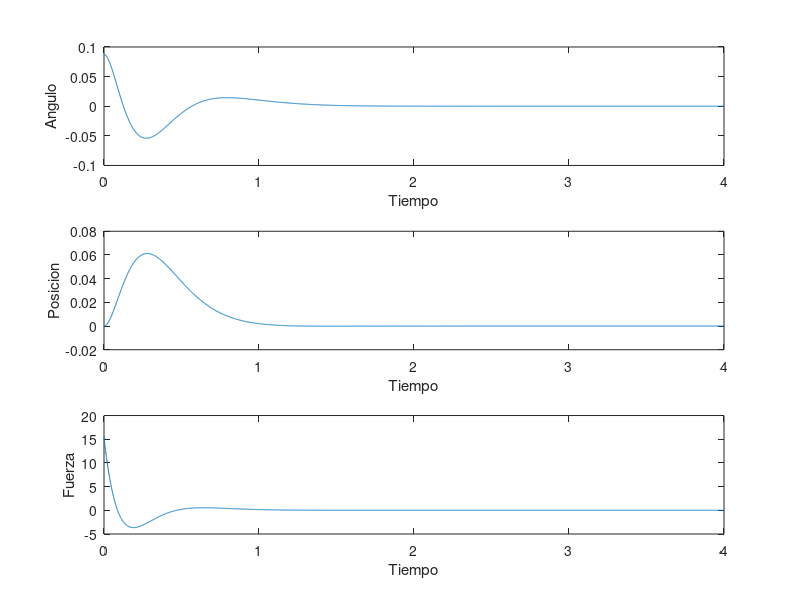
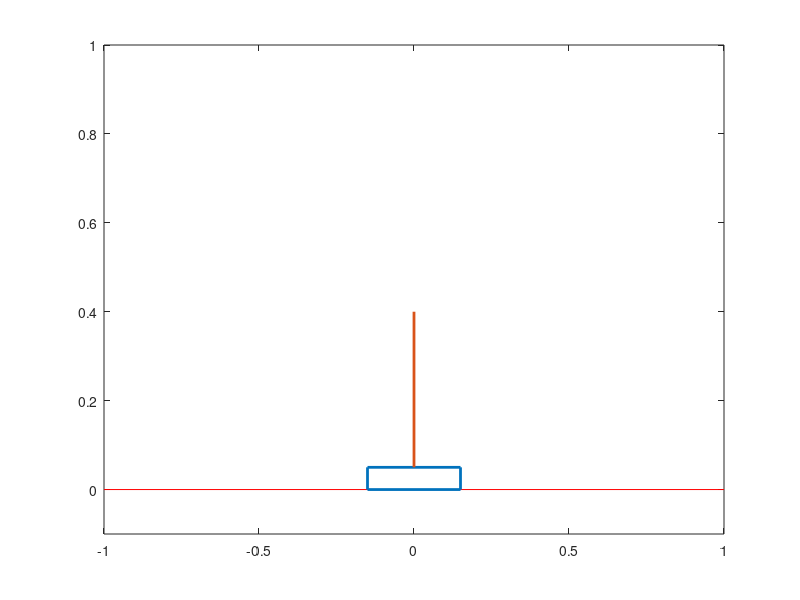

Source code (MATLAB) for these figures, in order:
pkg load control;
clear;
clc;
close all;
pi = 3.141592;

m = 0.050;
M = 1.5;
L = 0.35;
g = 9.8182;

a21 = g*(M+m)/(L*M);
a41 = -m*g/M;
b1 = -1/(M*L);
b2 = 1/M;

A = [  0   1   0   0
      a21  0   0   0
       0   0   0   1
      a41  0   0   0 ];

B = [ 0
      b1
      0
      b2 ];

%q1 = input('Peso phi   : ');
%q2 = input('Peso phi_p : ');
%q3 = input('Peso x     : ');
%q4 = input('Peso xp    : ');
q1 = 1e3;
q2 = 1e1;
q3 = 1e4;
q4 = 1e1;

Q = [ q1  0   0   0
       0   q2  0   0
       0   0   q3  0
       0   0   0   q4 ];

R = [ 1 ];

#BRB = B*inv(R)*B';

[P,l,K] = care(A,B,Q,R);
K
ti = 0;
dt = 0.001;
tf = 4.0;

phi_ini = input('Introducir angulo inicial [grados] : ');

x(1,1) = phi_ini*pi/180;
x(2,1) = 0;
x(3,1) = 0;
x(4,1) = 0;

k = 1;
for t = ti:dt:tf
  ang(k,1) = x(1,1);
  pos(k,1) = x(3,1);
  tim(k,1) = t;
  phi  = x(1,1);
  phip = x(2,1); # derivada de phi
  F = -K*x;
  FF(k,1) = F;
  a = F - m*g*sin(phi)*cos(phi) + m*L*phip*phip*sin(phi);
  b = M + m*sin(phi)*sin(phi);
  x2p = a/b;
  phi2p = (g*sin(phi) - x2p*cos(phi)) / L;
  x(1,1) = x(1,1) + x(2,1)*dt; # actualiza el tetha
  x(2,1) = x(2,1) + phi2p*dt; # actualiza la derivada tetha
  x(3,1) = x(3,1) + x(4,1)*dt; # actualiza el x
  x(4,1) = x(4,1) + x2p*dt; # actualiza la derivada de x
  k = k + 1;
end
kf = k - 1;

figure(1);
subplot(3,1,1);
plot(tim,ang);
xlabel('Tiempo')
ylabel('Angulo');
subplot(3,1,2);
plot(tim,pos);
xlabel('Tiempo')
ylabel('Posicion');
subplot(3,1,3);
plot(tim,FF);
xlabel('Tiempo');
ylabel('Fuerza');

disp('   ');
disp('   ');
disp('Presione cualquier tecla ' );
pause;

AA = 0.3;
BB = 0.05;

figure(2);
axisxmin = -1.0;
axisxmax =  1.0;
axisymin = -0.1;
axisymax =  1.0;

axis([axisxmin  axisxmax  axisymin  axisymax]);
% axis([ -0.5  0.5  -0.1  0.5 ]); 

for k = 1:10:kf
  x1 = pos(k,1) + AA/2;
  y1 = BB;
  x2 = pos(k,1) - AA/2;
  y2 = BB;
  x3 = pos(k,1) - AA/2;
  y3 = 0;
  x4 = pos(k,1) + AA/2;
  y4 = 0;
  x0 = pos(k,1);
  y0 = BB;
  xm = x0 + L*sin(ang(k,1));
  ym = y0 + L*cos(ang(k,1));
  xx = [ x1  x2  x3  x4  x1 ];
  yy = [ y1  y2  y3  y4  y1 ];
  xp1 = axisxmin;
  yp1 = 0;
  xp2 = axisxmax;
  yp2 = 0;
  xp = [ xp1  xp2 ];
  yp = [ yp1  yp2 ];
  mx = [ x0  xm ];
  my = [ y0  ym ]; 
  clf;
%  plot(xp,yp,'r',xx,yy,'g',mx,my,'g');
  plot(xp,yp,'r');
  hold on;
  plot(xx,yy,'Linewidth',2);
  hold on;
  plot(mx,my,'Linewidth',2);
  axis([axisxmin  axisxmax  axisymin  axisymax]);
%  axis([ -0.5  0.5  -0.1  0.5 ]); 
%  hold on;
 pause(1/8);
end
